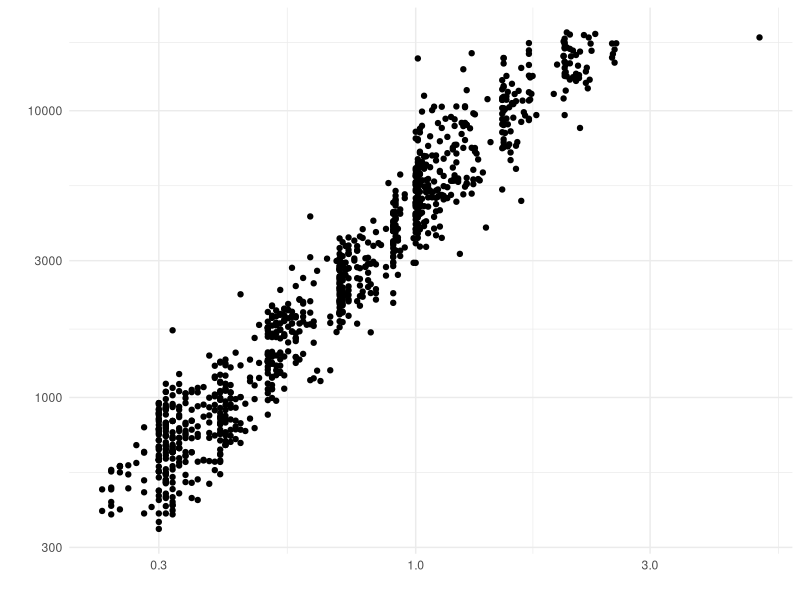
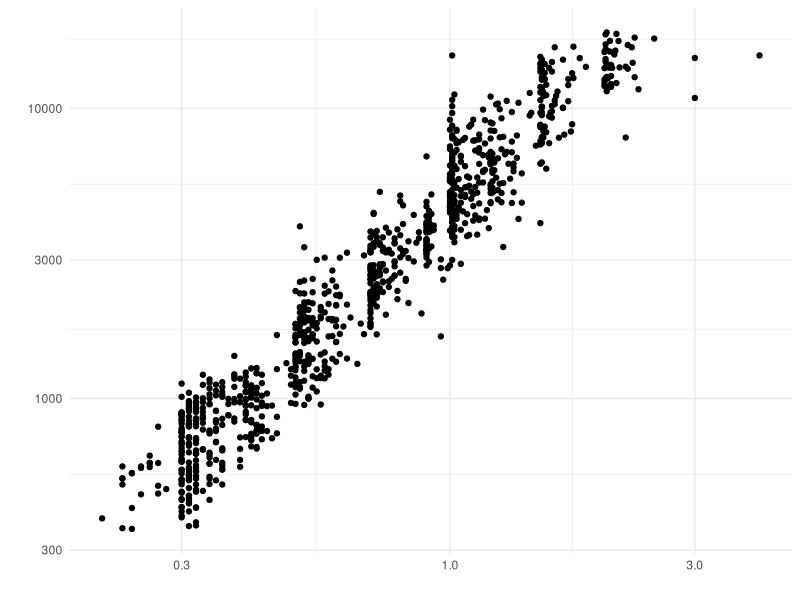

R code for these plots, in order:
## ---- chunk 1
library(tidyverse)
## ---- chunk 2
## NOTE: No need to edit; just run and inspect
diamonds %>%
  slice_sample(n = 1000) %>%

  ggplot(aes(carat, price)) +
  geom_point() +

  scale_x_log10() +
  scale_y_log10() +
  theme_minimal() +
  labs(x = "", y = "")
## ---- chunk 3
## NOTE: No need to edit; just run and inspect
diamonds %>%
  slice_sample(n = 1000) %>%

  ggplot(aes(carat, price)) +
  geom_point() +

  scale_x_log10() +
  scale_y_log10() +
  theme_minimal() +
  labs(x = "", y = "")
